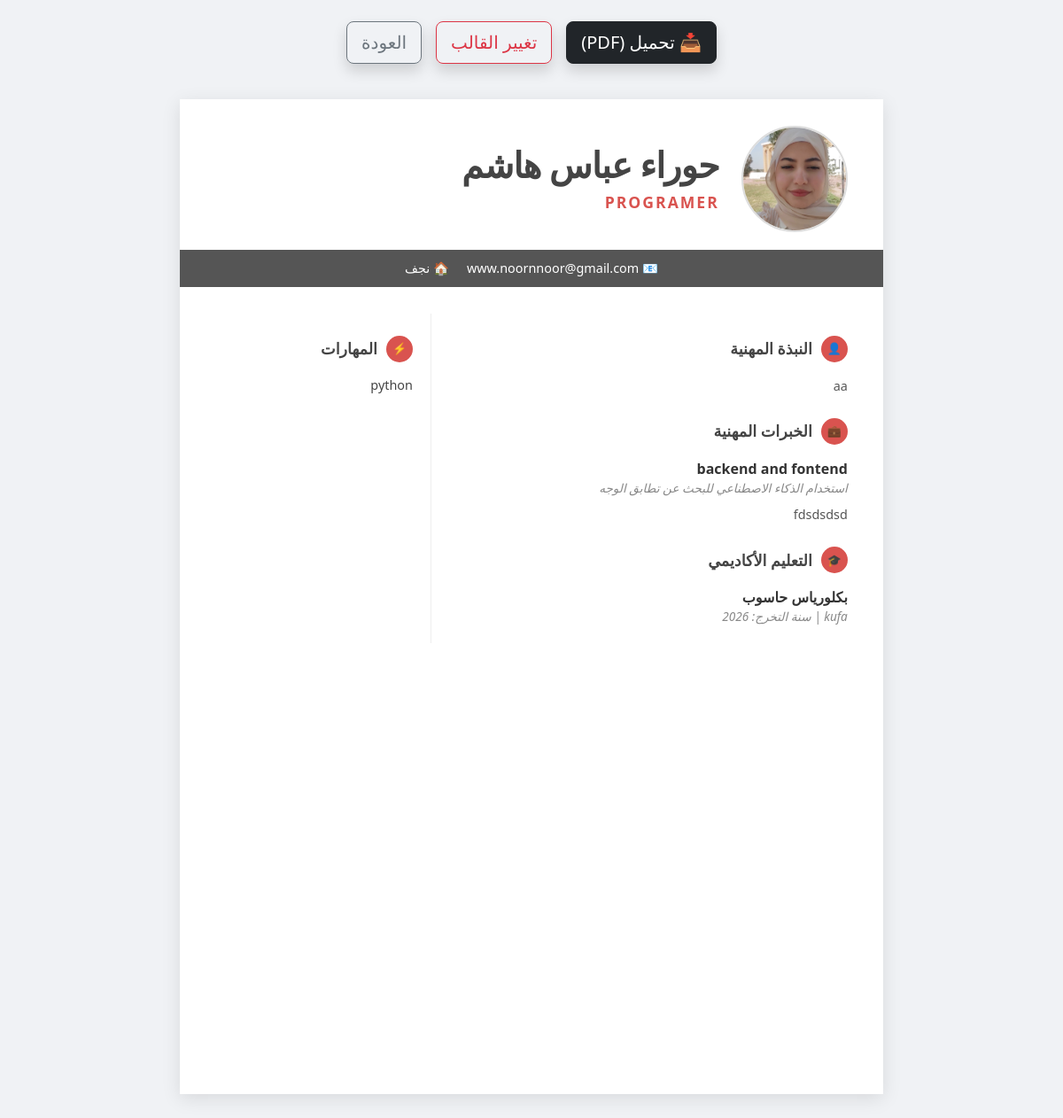
Screenshot of /cv/ (signed in) with the database file from the repository.
### cv_app/models.py (models this page shows, shortened)
class Profile(models.Model):
    user = models.ForeignKey(settings.AUTH_USER_MODEL, on_delete=models.CASCADE, null=True, blank=True)
    STYLE_CHOICES = [
        ('classic', 'كلاسيك أبيض - Classic White'),
        ('modern-dark', 'مودرن غامق - Modern Dark'),
        ('creative-blue', 'إبداعي أزرق - Creative Blue'),
        ('elegant', 'أنيق ومقسم - Elegant Minimal'),
    ]
    name = models.CharField(max_length=100)
    job_title = models.CharField(max_length=100)
    email = models.EmailField()
    phone_number = models.CharField(max_length=20, blank=True, null=True) # رقم الموبايل
    address = models.CharField(max_length=200, blank=True, null=True, verbose_name="عنوان السكن")
    profile_picture = models.ImageField(upload_to='profile_pics/', blank=True, null=True) # الصورة الشخصية
    cv_style = models.CharField(
        max_length=30,
        choices=STYLE_CHOICES,
        default='classic',
        verbose_name='نمط السيرة الذاتية'
    )
    bio = models.TextField()
    social_link = models.URLField(blank=True, null=True)

class Experience(models.Model):
    profile = models.ForeignKey(Profile, on_delete=models.CASCADE)
    company_or_project = models.CharField(max_length=150)
    job_role = models.CharField(max_length=100)
    description = models.TextField()

class Education(models.Model):
    profile = models.ForeignKey(Profile, on_delete=models.CASCADE)
    university = models.CharField(max_length=150)
    degree = models.CharField(max_length=100)
    graduation_year = models.CharField(max_length=4)

class Skill(models.Model):
    profile = models.ForeignKey(Profile, on_delete=models.CASCADE)
    skill_name = models.CharField(max_length=50)

### cv_app/views.py (the view)
# urls.py: path('cv/', views.home, name='home'),
@login_required
def home(request):
    profile = Profile.objects.filter(user=request.user).last()
    if not profile:
        return render(request, 'classic_cv.html', {'profile': None})
    if profile.cv_style == 'modern-dark':
        template_name = 'modern_dark_cv.html'
    elif profile.cv_style == 'creative-blue':
        template_name = 'creative_blue_cv.html'
    elif profile.cv_style == 'elegant': # السطر الجديد الخاص بالقالب الأنيق
        template_name = 'elegant_cv.html'
    else:
        template_name = 'classic_cv.html'
    return render(request, template_name, {'profile': profile})

### cv_app/templates/elegant_cv.html (shortened to what this page needs)
<!DOCTYPE html>
<html lang="ar" dir="rtl">
<head>
    <link href="https://cdn.jsdelivr.net/npm/bootstrap@5.3.0/dist/css/bootstrap.min.css" rel="stylesheet">
</head>
<body>
<div class="container">
    <div class="action-buttons no-print d-flex justify-content-center gap-3 my-4">
        <button onclick="window.print()" class="btn btn-dark btn-lg shadow">📥 تحميل (PDF)</button>
        <a href="{% url 'choose_template' %}" class="btn btn-outline-danger btn-lg shadow">تغيير القالب</a>
        <a href="{% url 'dashboard' %}" class="btn btn-outline-secondary btn-lg shadow">العودة</a>
    </div>
    {% if profile %}
    <div class="cv-paper">
        <div class="cv-header">
            {% if profile.profile_picture %}
                <img src="{{ profile.profile_picture.url }}" alt="صورة شخصية" class="profile-photo">
            {% endif %}
            <div class="header-text">
                <h1 class="cv-name">{{ profile.name }}</h1>
                <div class="job-title">{{ profile.job_title }}</div>
            </div>
        </div>
        <div class="contact-bar">
            <span>📧 {{ profile.email }}</span>
            {% if profile.address %}<span>🏠 {{ profile.address }}</span>{% endif %}
        </div>
        <div class="cv-body row mx-0">
            <div class="col-md-8 main-col">
                <div class="section-title"><span class="title-icon">👤</span> النبذة المهنية</div>
                <p>{{ profile.bio }}</p>
                <div class="section-title"><span class="title-icon">💼</span> الخبرات المهنية</div>
                {% for exp in profile.experience_set.all %}
                    <div class="item-box">
                        <div class="item-title">{{ exp.job_role }}</div>
                        <div class="item-meta">{{ exp.company_or_project }}</div>
                        <p>{{ exp.description }}</p>
                    </div>
                {% empty %}
                    <p class="text-muted">لم يتم إضافة خبرات بعد.</p>
                {% endfor %}
                <div class="section-title"><span class="title-icon">🎓</span> التعليم الأكاديمي</div>
                {% for edu in profile.education_set.all %}
                    <div class="item-box">
                        <div class="item-title">{{ edu.degree }}</div>
                        <div class="item-meta">{{ edu.university }} | سنة التخرج: {{ edu.graduation_year }}</div>
                    </div>
                {% empty %}
                    <p class="text-muted">لم يتم إضافة معلومات تعليمية بعد.</p>
                {% endfor %}
            </div>
            <div class="col-md-4 side-col">
                <div class="section-title"><span class="title-icon">⚡</span> المهارات</div>
                {% for skill in profile.skill_set.all %}
                    <div class="skill-item">
                        <span>{{ skill.skill_name }}</span>
                    </div>
                {% empty %}
                    <p class="text-muted">لم يتم إضافة مهارات بعد.</p>
                {% endfor %}
            </div>
        </div>
    </div>
    {% endif %}
</div>
</body>
</html>

### cv_app/templates/elegant_cv.html (style rules this page uses)
body { background-color: #f0f2f5; font-family: 'Segoe UI', Tahoma, Arial, sans-serif; }
.cv-paper { width: 210mm; min-height: 297mm; margin: 40px auto; background: #fff; box-shadow: 0 5px 20px rgba(0,0,0,0.1); }
.cv-header { padding: 30px 40px 20px; display: flex; align-items: center; }
.profile-photo { width: 120px; height: 120px; border-radius: 50%; object-fit: cover; margin-left: 25px; border: 2px solid #ddd; }
.header-text { flex-grow: 1; text-align: right; }
.cv-name { color: #444; font-weight: bold; font-size: 2.5rem; margin-bottom: 0; letter-spacing: -1px; }
.job-title { color: #d9534f; font-size: 1.1rem; text-transform: uppercase; letter-spacing: 2px; font-weight: 600; text-align: right; display: block; margin-top: 5px; }
.contact-bar { background-color: #555; color: #fff; padding: 10px 40px; font-size: 0.9rem; display: flex; flex-wrap: wrap; gap: 20px; justify-content: center; }
.cv-body { display: flex; padding: 30px 20px; }
.main-col { width: 65%; padding: 0 20px; }
.side-col { width: 35%; padding: 0 20px; border-right: 1px solid #eee; }
.section-title { display: flex; align-items: center; font-size: 1.1rem; font-weight: bold; color: #444; margin-top: 25px; margin-bottom: 15px; text-transform: uppercase; }
.title-icon { background-color: #d9534f; color: white; width: 30px; height: 30px; display: flex; align-items: center; justify-content: center; border-radius: 50%; margin-left: 10px; font-size: 0.8rem; }
p { font-size: 0.9rem; color: #555; line-height: 1.6; text-align: justify; }
.item-box { margin-bottom: 20px; }
.item-title { font-weight: bold; color: #333; font-size: 1rem; }
.item-meta { color: #888; font-size: 0.85rem; margin-bottom: 8px; font-style: italic; }
.skill-item { display: flex; justify-content: space-between; align-items: center; font-size: 0.9rem; color: #444; margin-bottom: 10px; }
.action-buttons { text-align: center; margin: 30px 0; }

### rows the page displays
Profile: profile_picture (picture), name "حوراء عباس هاشم", job_title "PROGRAMER", email "www.noornnoor@gmail.com", address "نجف", bio "aa"
Experience: job_role "backend and fontend", company_or_project "استخدام الذكاء الاصطناعي للبحث عن تطابق الوجه", description "fdsdsdsd"
Education: degree "بكلورياس حاسوب", university "kufa", graduation_year "2026"
Skill: skill_name "python"
